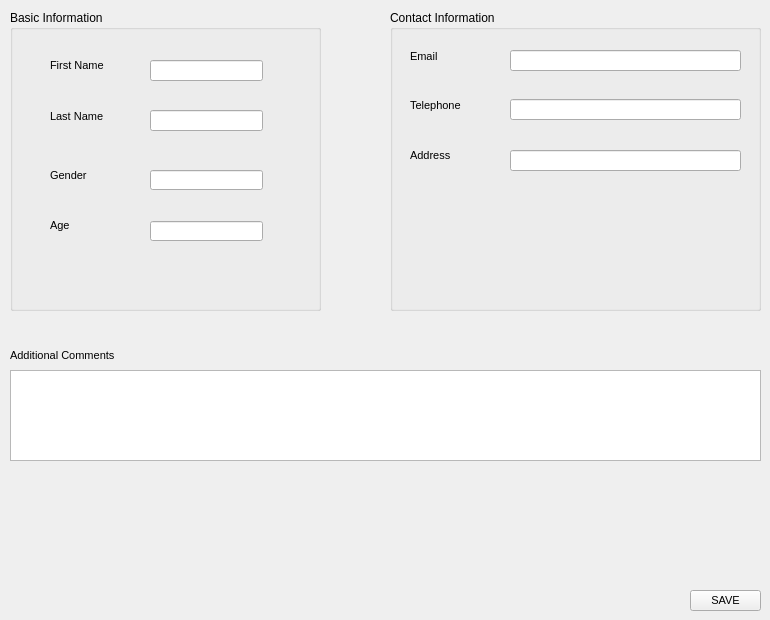
    <widget class="QWidget" name="tab_subjec_information">
     <attribute name="title">
      <string>Subject Information</string>
     </attribute>
     <widget class="QGroupBox" name="groupBox_basic_information">
      <property name="geometry">
       <rect>
        <x>10</x>
        <y>10</y>
        <width>311</width>
        <height>301</height>
       </rect>
      </property>
      <property name="title">
       <string>Basic Information</string>
      </property>
      <widget class="QLineEdit" name="lineEdit_age">
       <property name="geometry">
        <rect>
         <x>140</x>
         <y>211</y>
         <width>113</width>
         <height>20</height>
        </rect>
       </property>
       <property name="font">
        <font>
         <pointsize>8</pointsize>
        </font>
       </property>
       <property name="text">
        <string/>
       </property>
      </widget>
      <widget class="QLabel" name="label_gender">
       <property name="geometry">
        <rect>
         <x>40</x>
         <y>150</y>
         <width>91</width>
         <height>31</height>
        </rect>
       </property>
       <property name="font">
        <font>
         <pointsize>8</pointsize>
        </font>
       </property>
       <property name="text">
        <string>Gender</string>
       </property>
      </widget>
      <widget class="QLineEdit" name="lineEdit_gender">
       <property name="geometry">
        <rect>
         <x>140</x>
         <y>160</y>
         <width>113</width>
         <height>20</height>
        </rect>
       </property>
       <property name="font">
        <font>
         <pointsize>8</pointsize>
        </font>
       </property>
      </widget>
      <widget class="QLabel" name="label_first_name">
       <property name="geometry">
        <rect>
         <x>40</x>
         <y>40</y>
         <width>71</width>
         <height>31</height>
        </rect>
       </property>
       <property name="font">
        <font>
         <pointsize>8</pointsize>
        </font>
       </property>
       <property name="text">
        <string>First Name</string>
       </property>
      </widget>
      <widget class="QLabel" name="label_age">
       <property name="geometry">
        <rect>
         <x>40</x>
         <y>200</y>
         <width>91</width>
         <height>31</height>
        </rect>
       </property>
       <property name="font">
        <font>
         <pointsize>8</pointsize>
        </font>
       </property>
       <property name="text">
        <string>Age</string>
       </property>
      </widget>
      <widget class="QLineEdit" name="lineEdit_first_name">
       <property name="geometry">
        <rect>
         <x>140</x>
         <y>50</y>
         <width>113</width>
         <height>21</height>
        </rect>
       </property>
       <property name="font">
        <font>
         <pointsize>8</pointsize>
        </font>
       </property>
      </widget>
      <widget class="QLineEdit" name="lineEdit_last_name">
       <property name="geometry">
        <rect>
         <x>140</x>
         <y>100</y>
         <width>113</width>
         <height>21</height>
        </rect>
       </property>
       <property name="font">
        <font>
         <pointsize>8</pointsize>
        </font>
       </property>
      </widget>
      <widget class="QLabel" name="label_last_name">
       <property name="geometry">
        <rect>
         <x>40</x>
         <y>91</y>
         <width>91</width>
         <height>31</height>
        </rect>
       </property>
       <property name="font">
        <font>
         <pointsize>8</pointsize>
        </font>
       </property>
       <property name="text">
        <string>Last Name</string>
       </property>
      </widget>
     </widget>
     <widget class="QGroupBox" name="groupBox">
      <property name="geometry">
       <rect>
        <x>390</x>
        <y>10</y>
        <width>371</width>
        <height>301</height>
       </rect>
      </property>
      <property name="title">
       <string>Contact Information</string>
      </property>
      <widget class="QLabel" name="label_email">
       <property name="geometry">
        <rect>
         <x>20</x>
         <y>31</y>
         <width>91</width>
         <height>31</height>
        </rect>
       </property>
       <property name="font">
        <font>
         <pointsize>8</pointsize>
        </font>
       </property>
       <property name="text">
        <string>Email</string>
       </property>
      </widget>
      <widget class="QLineEdit" name="lineEdit_email">
       <property name="geometry">
        <rect>
         <x>120</x>
         <y>40</y>
         <width>231</width>
         <height>21</height>
        </rect>
       </property>
       <property name="font">
        <font>
         <pointsize>8</pointsize>
        </font>
       </property>
      </widget>
      <widget class="QLabel" name="label_address">
       <property name="geometry">
        <rect>
         <x>20</x>
         <y>130</y>
         <width>91</width>
         <height>31</height>
        </rect>
       </property>
       <property name="font">
        <font>
         <pointsize>8</pointsize>
        </font>
       </property>
       <property name="text">
        <string>Address</string>
       </property>
      </widget>
      <widget class="QLineEdit" name="lineEdit_address">
       <property name="geometry">
        <rect>
         <x>120</x>
         <y>140</y>
         <width>231</width>
         <height>21</height>
        </rect>
       </property>
       <property name="font">
        <font>
         <pointsize>8</pointsize>
        </font>
       </property>
      </widget>
      <widget class="QLabel" name="label_telephone">
       <property name="geometry">
        <rect>
         <x>20</x>
         <y>80</y>
         <width>91</width>
         <height>31</height>
        </rect>
       </property>
       <property name="font">
        <font>
         <pointsize>8</pointsize>
        </font>
       </property>
       <property name="text">
        <string>Telephone </string>
       </property>
      </widget>
      <widget class="QLineEdit" name="lineEdit_telephone">
       <property name="geometry">
        <rect>
         <x>120</x>
         <y>89</y>
         <width>231</width>
         <height>21</height>
        </rect>
       </property>
       <property name="font">
        <font>
         <pointsize>8</pointsize>
        </font>
       </property>
      </widget>
     </widget>
     <widget class="QPlainTextEdit" name="plainTextEdit_additional_comments">
      <property name="geometry">
       <rect>
        <x>10</x>
        <y>370</y>
        <width>751</width>
        <height>91</height>
       </rect>
      </property>
     </widget>
     <widget class="QLabel" name="label_additional_comments">
      <property name="geometry">
       <rect>
        <x>10</x>
        <y>340</y>
        <width>181</width>
        <height>31</height>
       </rect>
      </property>
      <property name="font">
       <font>
        <pointsize>8</pointsize>
       </font>
      </property>
      <property name="text">
       <string>Additional Comments</string>
      </property>
     </widget>
     <widget class="QPushButton" name="pushButton_save">
      <property name="geometry">
       <rect>
        <x>690</x>
        <y>590</y>
        <width>71</width>
        <height>21</height>
       </rect>
      </property>
      <property name="font">
       <font>
        <pointsize>8</pointsize>
       </font>
      </property>
      <property name="text">
       <string>SAVE</string>
      </property>
     </widget>
    </widget>
